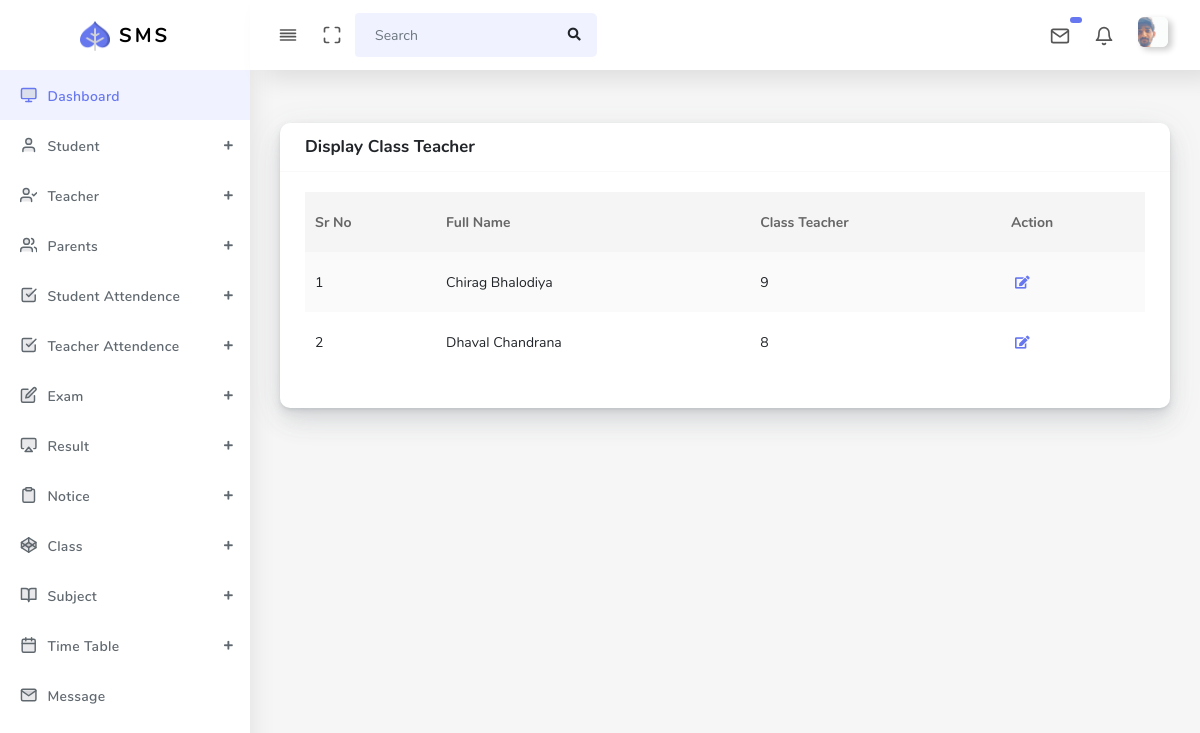
The page /Admin/display_class_teacher_admin.php (signed in) on the database its author committed.
### tables this page shows
CREATE TABLE `class_teacher` (
  `class_teacher_id` int(11) NOT NULL,
  `class_id` int(11) NOT NULL,
  `teacher_id` int(11) NOT NULL
);

CREATE TABLE `teacher` (
  `teacher_id` int(11) NOT NULL,
  `t_f_name` varchar(255) NOT NULL,
  `t_l_name` varchar(255) NOT NULL,
  `address_t` varchar(255) NOT NULL,
  `phone_t` varchar(255) NOT NULL,
  `e_mail_t` varchar(255) NOT NULL,
  `gender_t` varchar(255) NOT NULL,
  `qualification_t` varchar(255) NOT NULL,
  `experience_t` varchar(255) NOT NULL,
  `dob_t` varchar(255) NOT NULL,
  `age_t` varchar(255) NOT NULL,
  `password_t` varchar(255) NOT NULL,
  `religion_t` varchar(255) NOT NULL,
  `profile_photo_t` varchar(255) NOT NULL,
  `subject_id` int(11) NOT NULL
);

CREATE TABLE `class` (
  `class_id` int(11) NOT NULL,
  `class` varchar(255) NOT NULL
);

### Admin/display_class_teacher_admin.php (the view, shortened to what this page needs)
<!DOCTYPE html>
<html lang="en">
<head>
  <link rel="stylesheet" href="assets/css/app.min.css">
  <link rel="stylesheet" href="assets/bundles/datatables/datatables.min.css">
  <link rel="stylesheet" href="assets/bundles/datatables/DataTables-1.10.16/css/dataTables.bootstrap4.min.css">
  <link rel="stylesheet" href="assets/css/style.css">
  <link rel="stylesheet" href="assets/css/components.css">
  <link rel="stylesheet" href="assets/css/custom.css">
</head>
<body>
  <div id="app">
    <div class="main-wrapper main-wrapper-1">
      <div class="navbar-bg"></div>
      <?php include "navbar_admin.php";?>
        <?php include "sidebar_admin.php";?>
      </div>
      <div class="main-content">
        <section class="section">
          <div class="section-body">
            <div class="row">
              <div class="col-12">
                <div class="card">
                  <div class="card-header">
                    <h4>Display Class Teacher</h4>
                  </div>
                  <div class="card-body">
                    <div class="table-responsive">
                      <table class="table table-striped table-hover" id="tableExport" style="width:100%;">
                        <thead>
                          <tr>
                          <th>Sr No</th>
                          <th>Full Name</th>
                          <th>Class Teacher</th>
                          <th>Action</th>
                          </tr>
                        </thead>
                        <tbody>
                        <?php
                              $displayquery="SELECT t1.*,t2.*,t3.* from class_teacher as t1 LEFT join class as t2 on t1.class_id=t2.class_id left join teacher as t3 on t1.teacher_id=t3.teacher_id";
                              $result = mysqli_query($conn,$displayquery);
                              if(mysqli_num_rows($result) > 0){
                               $number=1;
                                 while ($row=mysqli_fetch_array($result)) {
                          ?>
                          <tr>
                          <td><?php echo $number;?></td>
                          <td><?php echo $row['t_f_name']." ".$row['t_l_name'];?></td>
                          <td><?php echo $row['class']?></td>
                          <td><?php echo "<a href='update_class_teacher_admin.php?id=".$row['class_teacher_id']."'><i class='fas fa-edit'></i></a>"?>
                          </tr>
                          <?php $number++; }  }?>
                        </tbody>
                      </table>
                    </div>
                  </div>
                </div>
              </div>
            </div>
          </div>
        </section>
    </div>
  </div>
  <?php include "footer_admin.php";?>

### rows shown on the page
class_teacher: teacher.t_f_name "Chirag", teacher.t_l_name "Bhalodiya", class.class "9"
class_teacher: teacher.t_f_name "Dhaval", teacher.t_l_name "Chandrana", class.class "8"
